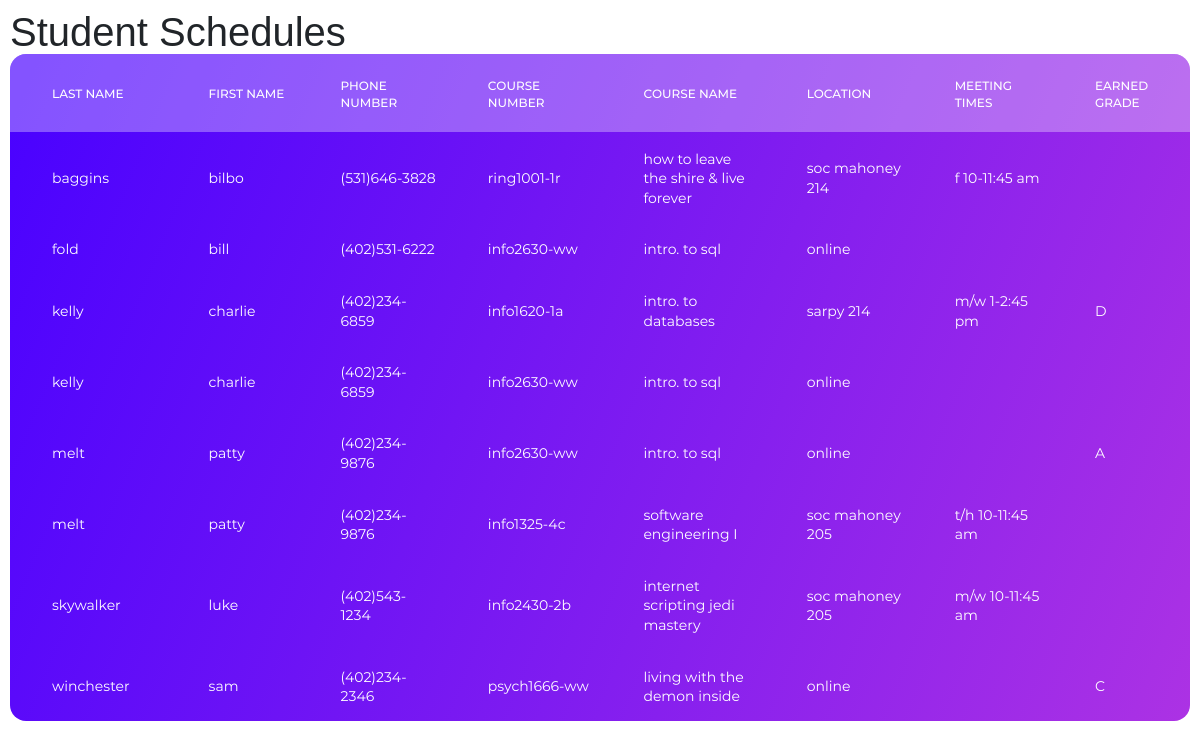
The page / on the database its author committed.
### tables this page shows
CREATE TABLE IF NOT EXISTS `enroll` (
  `stu_id` INT NOT NULL,
  `class_id` INT NOT NULL,
  `grade` CHAR(1) NULL,
  PRIMARY KEY (`stu_id`, `class_id`),
  INDEX `fk_enroll_classes1_idx` (`class_id` ASC) ,
  CONSTRAINT `fk_enroll_students`
    FOREIGN KEY (`stu_id`)
    REFERENCES `students` (`stu_id`)
    ON DELETE NO ACTION
    ON UPDATE NO ACTION,
  CONSTRAINT `fk_enroll_classes1`
    FOREIGN KEY (`class_id`)
    REFERENCES `classes` (`class_id`)
    ON DELETE NO ACTION
    ON UPDATE NO ACTION);

CREATE TABLE IF NOT EXISTS `students` (
  `stu_id` INT NOT NULL AUTO_INCREMENT,
  `fname` VARCHAR(45) NULL,
  `lname` VARCHAR(45) NULL,
  `area_code` CHAR(3) NULL,
  `phone` VARCHAR(8) NULL,
  PRIMARY KEY (`stu_id`),
  UNIQUE INDEX `idstudent_id_UNIQUE` (`stu_id` ASC) );

CREATE TABLE IF NOT EXISTS `classes` (
  `class_id` INT NOT NULL AUTO_INCREMENT,
  `name` VARCHAR(45) NULL,
  `dept` VARCHAR(45) NULL,
  `number` VARCHAR(45) NULL,
  `section` VARCHAR(45) NULL,
  `location` VARCHAR(45) NULL,
  `meeting_time` VARCHAR(45) NULL,
  PRIMARY KEY (`class_id`),
  UNIQUE INDEX `class_id_UNIQUE` (`class_id` ASC) );

### index.php (the view, shortened to what this page needs)
<?php
require('db.php');
$qry = 'SELECT fname, lname, CONCAT("(", area_code, ")",phone) AS phone, CONCAT(dept, number, "-", section) AS number, name, location, meeting_time, grade
        FROM students s
        JOIN enroll e ON s.stu_id = e.stu_id
        JOIN classes c ON e.class_id = c.class_id
        ORDER BY lname';
$stmt = $db->prepare($qry);
$stmt->execute();
$students = $stmt->fetchAll();
?>
<!DOCTYPE html>
<head>
    <link rel="stylesheet" type="text/css" href="vendor/bootstrap/css/bootstrap.min.css">
	<link rel="stylesheet" type="text/css" href="fonts/font-awesome-4.7.0/css/font-awesome.min.css">
	<link rel="stylesheet" type="text/css" href="vendor/animate/animate.css">
	<link rel="stylesheet" type="text/css" href="vendor/select2/select2.min.css">
	<link rel="stylesheet" type="text/css" href="vendor/perfect-scrollbar/perfect-scrollbar.css">
	<link rel="stylesheet" type="text/css" href="css/util.css">
	<link rel="stylesheet" type="text/css" href="css/main.css">
</head>
<body>
<main>
    <h1>Student Schedules</h1>
    <div class="table100 ver6 m-b-110">
	<table data-vertable="ver6">
        <tr class="row100 head">
            <th class="column100 column1" data-column="column1">Last Name</th>
            <th class="column100 column1" data-column="column1">First Name</th>
            <th class="column100 column1" data-column="column1">Phone Number</th>
            <th class="column100 column1" data-column="column1">Course Number</th>
            <th class="column100 column1" data-column="column1">Course Name</th>
            <th class="column100 column1" data-column="column1">Location</th>
            <th class="column100 column1" data-column="column1">Meeting Times</th>
            <th class="column100 column1" data-column="column1">Earned Grade</th>
        </tr>
        <?php foreach($students as $student): ?>
        <tr class="row100">
            <td class="column100 column1" data-column="column1"><?php echo $student['lname']; ?></td>
            <td class="column100 column1" data-column="column1"><?php echo $student['fname']; ?></td>
            <td class="column100 column1" data-column="column1"><?php echo $student['phone']; ?></td>
            <td class="column100 column1" data-column="column1"><?php echo $student['number']; ?></td>
            <td class="column100 column1" data-column="column1"><?php echo $student['name']; ?></td>
            <td class="column100 column1" data-column="column1"><?php echo $student['location']; ?></td>
            <td class="column100 column1" data-column="column1"><?php echo $student['meeting_time']; ?></td>
            <td class="column100 column1" data-column="column1"><?php echo $student['grade']; ?></td>
        </tr>
        <?php endforeach; ?>
    </table>
</body>
</html>

### css/main.css (style rules this page uses)
* { margin: 0px; padding: 0px; box-sizing: border-box; }
body, html { height: 100%; font-family: sans-serif; padding: 5px; }
h1,h2,h3,h4,h5,h6 { margin: 0px; }
table { width: 100%; background-color: #fff; }
th, td { font-weight: unset; padding-right: 10px; }
.column100 { width: 130px; padding-left: 25px; }
.column100.column1 { width: 265px; padding-left: 42px; }
.row100.head th { padding-top: 24px; padding-bottom: 20px; }
.row100 td { padding-top: 18px; padding-bottom: 14px; }
.table100.ver6 { border-radius: 16px; overflow: hidden; background: #7918f2; background: -webkit-linear-gradient(-68deg, #ac32e4 , #4801ff); background: -o-linear-gradient(-68deg, #ac32e4 , #4801ff); background: -moz-linear-gradient(-68deg, #ac32e4 , #4801ff); background: linear-gradient(-68deg, #ac32e4 , #4801ff); }
.table100.ver6 table { background-color: transparent; }
.table100.ver6 td { font-family: Montserrat-Regular; font-size: 14px; color: #fff; line-height: 1.4; }
.table100.ver6 th { font-family: Montserrat-Medium; font-size: 12px; color: #fff; line-height: 1.4; text-transform: uppercase; background-color: rgba(255,255,255,0.32); }

### rows shown on the page
enroll: stu.lname "baggins", stu.fname "bilbo", phone "(531)646-3828", number "ring1001-1r", class.name "how to leave the shire & live forever", class.location "soc mahoney 214", class.meeting_time "f 10-11:45 am"
enroll: stu.lname "fold", stu.fname "bill", phone "(402)531-6222", number "info2630-ww", class.name "intro. to sql", class.location "online"
enroll: stu.lname "kelly", stu.fname "charlie", phone "(402)234-6859", number "info1620-1a", class.name "intro. to databases", class.location "sarpy 214", class.meeting_time "m/w 1-2:45 pm", grade "D"
enroll: stu.lname "kelly", stu.fname "charlie", phone "(402)234-6859", number "info2630-ww", class.name "intro. to sql", class.location "online"
enroll: stu.lname "melt", stu.fname "patty", phone "(402)234-9876", number "info2630-ww", class.name "intro. to sql", class.location "online", grade "A"
enroll: stu.lname "melt", stu.fname "patty", phone "(402)234-9876", number "info1325-4c", class.name "software engineering I", class.location "soc mahoney 205", class.meeting_time "t/h 10-11:45 am"
enroll: stu.lname "skywalker", stu.fname "luke", phone "(402)543-1234", number "info2430-2b", class.name "internet scripting jedi mastery", class.location "soc mahoney 205", class.meeting_time "m/w 10-11:45 am"
enroll: stu.lname "winchester", stu.fname "sam", phone "(402)234-2346", number "psych1666-ww", class.name "living with the demon inside", class.location "online", grade "C"
